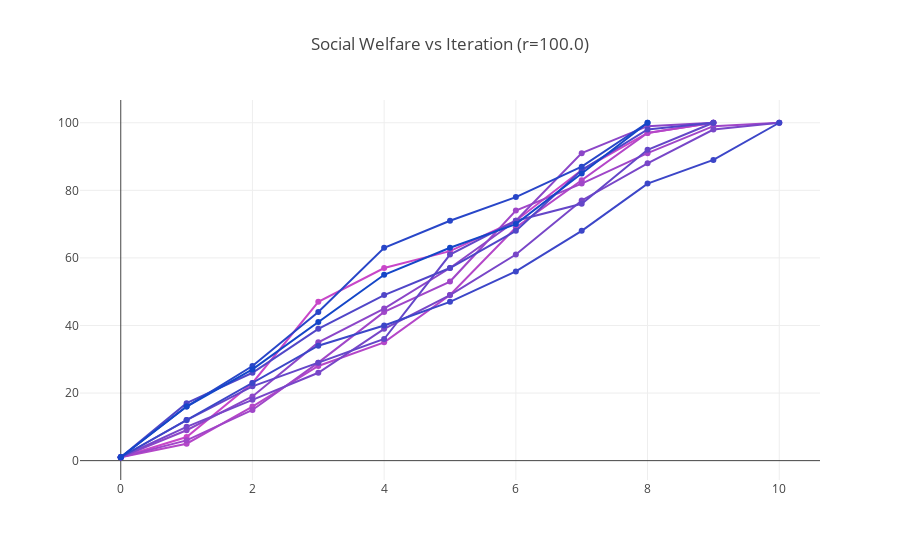
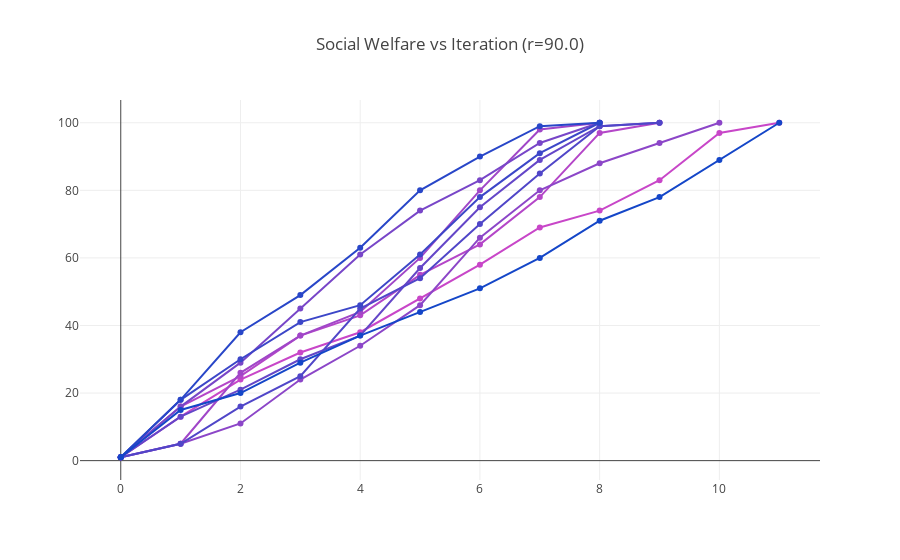
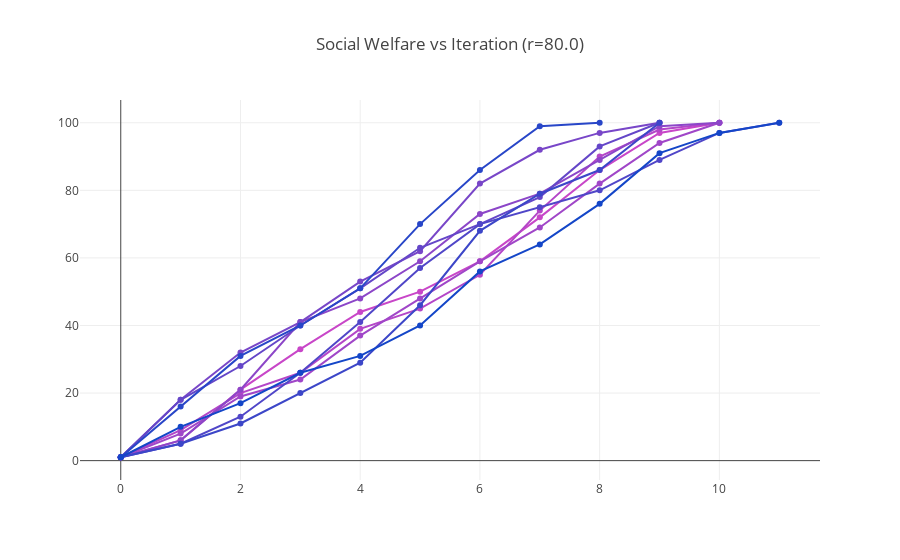
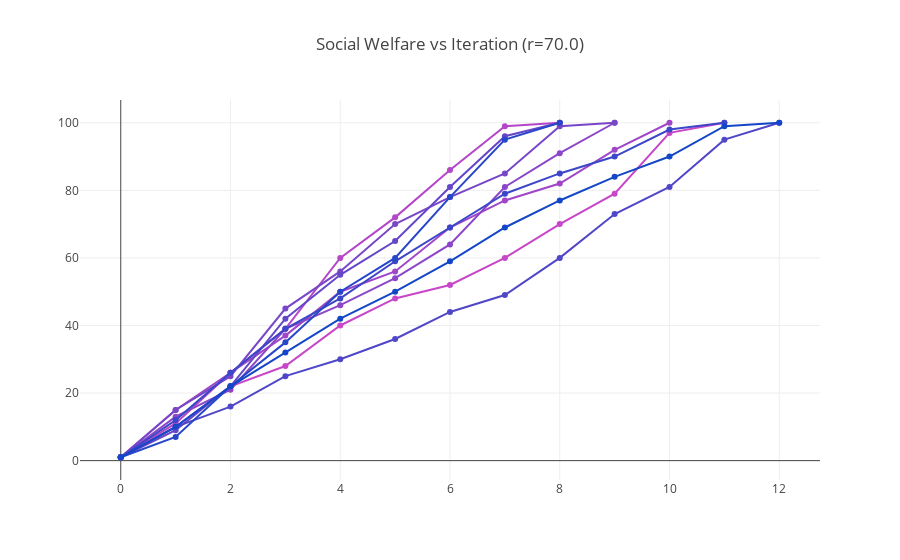

Notebook code for these charts, in order:
### Code cell
for r in np.linspace(100, 0, 10, endpoint=False):
    util_set = []
    for p in np.linspace(1, 0, 10, endpoint=False):
        ring_lat = const_kregular(regularity, num_vertices, p, r)
        simp_ring_lat = reduce_providers_simplest(ring_lat)
        
        sim_g, sim_utils = run_simulation(ring_lat)
        
        global_util = [ sum(it_utils) for it_utils in sim_utils ]
        
        util_set.append((p, global_util))
        
    plot_utils(util_set, r)

### Figure 1 — Plotly figure (JSON) as saved in the notebook; plotly's stock layout.template omitted (floating-point values rounded to 4 significant figures)
{"data": [{"hoverinfo": "text", "hovertext": "p=1.0", "marker": {"color": "rgb(200.0, 70, 200)"}, "mode": "lines+markers", "type": "scatter", "uid": "e048f2da-f511-4530-89e8-c8dea96125d7", "x": [0, 1, 2, 3, 4, 5, 6, 7, 8, 9], "y": [1, 7, 23, 47, 57, 62, 71, 86, 97, 100]}, {"hoverinfo": "text", "hovertext": "p=0.9", "marker": {"color": "rgb(180.0, 70, 200)"}, "mode": "lines+markers", "type": "scatter", "uid": "c130315d-4a69-44f9-a700-04c354f041d4", "x": [0, 1, 2, 3, 4, 5, 6, 7, 8, 9], "y": [1, 5, 16, 28, 35, 49, 69, 83, 97, 100]}, {"hoverinfo": "text", "hovertext": "p=0.8", "marker": {"color": "rgb(160.0, 70, 200)"}, "mode": "lines+markers", "type": "scatter", "uid": "b2e0e147-2092-409c-b106-fe6fbec101b5", "x": [0, 1, 2, 3, 4, 5, 6, 7, 8, 9, 10], "y": [1, 6, 15, 29, 44, 53, 74, 82, 91, 99, 100]}, {"hoverinfo": "text", "hovertext": "p=0.7", "marker": {"color": "rgb(140.0, 70, 200)"}, "mode": "lines+markers", "type": "scatter", "uid": "0934c684-fa30-4b27-ba02-56edca075e1a", "x": [0, 1, 2, 3, 4, 5, 6, 7, 8, 9], "y": [1, 9, 19, 35, 45, 57, 71, 91, 99, 100]}, {"hoverinfo": "text", "hovertext": "p=0.6", "marker": {"color": "rgb(120.0, 70, 200)"}, "mode": "lines+markers", "type": "scatter", "uid": "cb7f5942-fee5-44ad-9d89-1998d1d2be16", "x": [0, 1, 2, 3, 4, 5, 6, 7, 8, 9, 10], "y": [1, 10, 18, 26, 39, 49, 61, 77, 88, 98, 100]}, {"hoverinfo": "text", "hovertext": "p=0.5", "marker": {"color": "rgb(100.0, 70, 200)"}, "mode": "lines+markers", "type": "scatter", "uid": "e8e3dd05-8c80-4672-92c9-718405b27abf", "x": [0, 1, 2, 3, 4, 5, 6, 7, 8, 9], "y": [1, 12, 22, 29, 36, 61, 71, 76, 92, 100]}, {"hoverinfo": "text", "hovertext": "p=0.3999999999999999", "marker": {"color": "rgb(80.0, 70, 200)"}, "mode": "lines+markers", "type": "scatter", "uid": "0ce6efe7-9378-4b64-b561-346eaad49a64", "x": [0, 1, 2, 3, 4, 5, 6, 7, 8, 9], "y": [1, 17, 26, 39, 49, 57, 68, 86, 98, 100]}, {"hoverinfo": "text", "hovertext": "p=0.29999999999999993", "marker": {"color": "rgb(60.0, 70, 200)"}, "mode": "lines+markers", "type": "scatter", "uid": "fc440c86-8260-4b9b-81fa-10eb88626a4c", "x": [0, 1, 2, 3, 4, 5, 6, 7, 8, 9, 10], "y": [1, 12, 23, 34, 40, 47, 56, 68, 82, 89, 100]}, {"hoverinfo": "text", "hovertext": "p=0.19999999999999996", "marker": {"color": "rgb(40.0, 70, 200)"}, "mode": "lines+markers", "type": "scatter", "uid": "77f2e9de-5ce3-4600-9dc1-b15ad85414a6", "x": [0, 1, 2, 3, 4, 5, 6, 7, 8], "y": [1, 16, 28, 44, 63, 71, 78, 87, 100]}, {"hoverinfo": "text", "hovertext": "p=0.09999999999999998", "marker": {"color": "rgb(20.0, 70, 200)"}, "mode": "lines+markers", "type": "scatter", "uid": "45b893ac-4ef4-4110-9578-e1b04e9987e8", "x": [0, 1, 2, 3, 4, 5, 6, 7, 8], "y": [1, 16, 27, 41, 55, 63, 70, 85, 100]}], "layout": {"showlegend": false, "title": {"text": "Social Welfare vs Iteration (r=100.0)"}}}

### Figure 2 — Plotly figure (JSON) as saved in the notebook; plotly's stock layout.template omitted (floating-point values rounded to 4 significant figures)
{"data": [{"hoverinfo": "text", "hovertext": "p=1.0", "marker": {"color": "rgb(200.0, 70, 200)"}, "mode": "lines+markers", "type": "scatter", "uid": "9d31898b-173d-4fb6-aa7a-64d3e888339f", "x": [0, 1, 2, 3, 4, 5, 6, 7, 8, 9, 10, 11], "y": [1, 13, 24, 32, 38, 48, 58, 69, 74, 83, 97, 100]}, {"hoverinfo": "text", "hovertext": "p=0.9", "marker": {"color": "rgb(180.0, 70, 200)"}, "mode": "lines+markers", "type": "scatter", "uid": "741d01f6-b9e9-416e-8293-4ad02780767f", "x": [0, 1, 2, 3, 4, 5, 6, 7, 8, 9], "y": [1, 16, 25, 37, 43, 55, 64, 78, 97, 100]}, {"hoverinfo": "text", "hovertext": "p=0.8", "marker": {"color": "rgb(160.0, 70, 200)"}, "mode": "lines+markers", "type": "scatter", "uid": "56a804dd-ef98-42c4-8020-15b10c0c007a", "x": [0, 1, 2, 3, 4, 5, 6, 7, 8], "y": [1, 5, 26, 37, 44, 60, 80, 98, 100]}, {"hoverinfo": "text", "hovertext": "p=0.7", "marker": {"color": "rgb(140.0, 70, 200)"}, "mode": "lines+markers", "type": "scatter", "uid": "f1c72176-37b1-40fc-a4e4-db7d679ecb78", "x": [0, 1, 2, 3, 4, 5, 6, 7, 8, 9, 10], "y": [1, 5, 11, 24, 34, 46, 66, 80, 88, 94, 100]}, {"hoverinfo": "text", "hovertext": "p=0.6", "marker": {"color": "rgb(120.0, 70, 200)"}, "mode": "lines+markers", "type": "scatter", "uid": "26583040-4c7e-41ff-a04e-7b2abb850b1b", "x": [0, 1, 2, 3, 4, 5, 6, 7, 8], "y": [1, 16, 29, 45, 61, 74, 83, 94, 100]}, {"hoverinfo": "text", "hovertext": "p=0.5", "marker": {"color": "rgb(100.0, 70, 200)"}, "mode": "lines+markers", "type": "scatter", "uid": "9f770a35-0106-4c96-86a1-b8885d650a0b", "x": [0, 1, 2, 3, 4, 5, 6, 7, 8, 9], "y": [1, 13, 21, 30, 37, 57, 75, 89, 99, 100]}, {"hoverinfo": "text", "hovertext": "p=0.3999999999999999", "marker": {"color": "rgb(80.0, 70, 200)"}, "mode": "lines+markers", "type": "scatter", "uid": "434477e1-4183-4f08-a15e-fe9c5480edbc", "x": [0, 1, 2, 3, 4, 5, 6, 7, 8, 9], "y": [1, 5, 16, 25, 45, 54, 70, 85, 99, 100]}, {"hoverinfo": "text", "hovertext": "p=0.29999999999999993", "marker": {"color": "rgb(60.0, 70, 200)"}, "mode": "lines+markers", "type": "scatter", "uid": "30eed059-5b48-4428-9323-90ef3bbed2be", "x": [0, 1, 2, 3, 4, 5, 6, 7, 8], "y": [1, 18, 30, 41, 46, 61, 78, 91, 100]}, {"hoverinfo": "text", "hovertext": "p=0.19999999999999996", "marker": {"color": "rgb(40.0, 70, 200)"}, "mode": "lines+markers", "type": "scatter", "uid": "7485043a-48f9-4209-bd46-44e94c172b8c", "x": [0, 1, 2, 3, 4, 5, 6, 7, 8], "y": [1, 18, 38, 49, 63, 80, 90, 99, 100]}, {"hoverinfo": "text", "hovertext": "p=0.09999999999999998", "marker": {"color": "rgb(20.0, 70, 200)"}, "mode": "lines+markers", "type": "scatter", "uid": "9641295f-67d2-44c6-b2f0-5165aaaf19f4", "x": [0, 1, 2, 3, 4, 5, 6, 7, 8, 9, 10, 11], "y": [1, 15, 20, 29, 37, 44, 51, 60, 71, 78, 89, 100]}], "layout": {"showlegend": false, "title": {"text": "Social Welfare vs Iteration (r=90.0)"}}}

### Figure 3 — Plotly figure (JSON) as saved in the notebook; plotly's stock layout.template omitted (floating-point values rounded to 4 significant figures)
{"data": [{"hoverinfo": "text", "hovertext": "p=1.0", "marker": {"color": "rgb(200.0, 70, 200)"}, "mode": "lines+markers", "type": "scatter", "uid": "a9a070b0-1aa6-49fc-b8c6-410406b7d152", "x": [0, 1, 2, 3, 4, 5, 6, 7, 8, 9, 10], "y": [1, 6, 21, 33, 44, 50, 59, 72, 86, 97, 100]}, {"hoverinfo": "text", "hovertext": "p=0.9", "marker": {"color": "rgb(180.0, 70, 200)"}, "mode": "lines+markers", "type": "scatter", "uid": "76c17c9b-680e-41e6-ab4b-5092c9e1106a", "x": [0, 1, 2, 3, 4, 5, 6, 7, 8, 9, 10], "y": [1, 9, 20, 26, 39, 45, 55, 74, 90, 98, 100]}, {"hoverinfo": "text", "hovertext": "p=0.8", "marker": {"color": "rgb(160.0, 70, 200)"}, "mode": "lines+markers", "type": "scatter", "uid": "0136989a-b571-49aa-91e6-0fe86856ff44", "x": [0, 1, 2, 3, 4, 5, 6, 7, 8, 9, 10], "y": [1, 8, 19, 24, 37, 48, 59, 69, 82, 94, 100]}, {"hoverinfo": "text", "hovertext": "p=0.7", "marker": {"color": "rgb(140.0, 70, 200)"}, "mode": "lines+markers", "type": "scatter", "uid": "4733d1aa-ce9f-4102-999b-dad999493d1c", "x": [0, 1, 2, 3, 4, 5, 6, 7, 8, 9, 10], "y": [1, 6, 21, 41, 48, 59, 73, 79, 89, 99, 100]}, {"hoverinfo": "text", "hovertext": "p=0.6", "marker": {"color": "rgb(120.0, 70, 200)"}, "mode": "lines+markers", "type": "scatter", "uid": "ca80466f-e7ba-4e0d-af3e-9916ddeee3c0", "x": [0, 1, 2, 3, 4, 5, 6, 7, 8, 9], "y": [1, 18, 32, 41, 53, 62, 82, 92, 97, 100]}, {"hoverinfo": "text", "hovertext": "p=0.5", "marker": {"color": "rgb(100.0, 70, 200)"}, "mode": "lines+markers", "type": "scatter", "uid": "8c2dfe7b-0ebb-45d8-b0c1-6124914b8bfb", "x": [0, 1, 2, 3, 4, 5, 6, 7, 8, 9], "y": [1, 18, 28, 40, 51, 63, 70, 78, 93, 100]}, {"hoverinfo": "text", "hovertext": "p=0.3999999999999999", "marker": {"color": "rgb(80.0, 70, 200)"}, "mode": "lines+markers", "type": "scatter", "uid": "d9a1a008-8d8e-459f-9e2b-2a8a9c48a349", "x": [0, 1, 2, 3, 4, 5, 6, 7, 8, 9, 10, 11], "y": [1, 5, 13, 26, 41, 57, 70, 75, 80, 89, 97, 100]}, {"hoverinfo": "text", "hovertext": "p=0.29999999999999993", "marker": {"color": "rgb(60.0, 70, 200)"}, "mode": "lines+markers", "type": "scatter", "uid": "285f80e9-0211-4e36-aedb-cc689234cba1", "x": [0, 1, 2, 3, 4, 5, 6, 7, 8, 9], "y": [1, 5, 11, 20, 29, 46, 68, 79, 86, 100]}, {"hoverinfo": "text", "hovertext": "p=0.19999999999999996", "marker": {"color": "rgb(40.0, 70, 200)"}, "mode": "lines+markers", "type": "scatter", "uid": "e684d5ce-8ea0-4e54-9643-e85c92a4287d", "x": [0, 1, 2, 3, 4, 5, 6, 7, 8], "y": [1, 16, 31, 40, 51, 70, 86, 99, 100]}, {"hoverinfo": "text", "hovertext": "p=0.09999999999999998", "marker": {"color": "rgb(20.0, 70, 200)"}, "mode": "lines+markers", "type": "scatter", "uid": "40092f81-e9fd-4b67-8166-6156ae2f891a", "x": [0, 1, 2, 3, 4, 5, 6, 7, 8, 9, 10, 11], "y": [1, 10, 17, 26, 31, 40, 56, 64, 76, 91, 97, 100]}], "layout": {"showlegend": false, "title": {"text": "Social Welfare vs Iteration (r=80.0)"}}}

### Figure 4 — Plotly figure (JSON) as saved in the notebook; plotly's stock layout.template omitted (floating-point values rounded to 4 significant figures)
{"data": [{"hoverinfo": "text", "hovertext": "p=1.0", "marker": {"color": "rgb(200.0, 70, 200)"}, "mode": "lines+markers", "type": "scatter", "uid": "f5c5a99c-6316-47cb-9dcc-5c0d3a934f46", "x": [0, 1, 2, 3, 4, 5, 6, 7, 8, 9, 10, 11], "y": [1, 10, 22, 28, 40, 48, 52, 60, 70, 79, 97, 100]}, {"hoverinfo": "text", "hovertext": "p=0.9", "marker": {"color": "rgb(180.0, 70, 200)"}, "mode": "lines+markers", "type": "scatter", "uid": "5e7b8389-8b17-4517-a75d-4d2b7472b53e", "x": [0, 1, 2, 3, 4, 5, 6, 7, 8], "y": [1, 11, 26, 39, 60, 72, 86, 99, 100]}, {"hoverinfo": "text", "hovertext": "p=0.8", "marker": {"color": "rgb(160.0, 70, 200)"}, "mode": "lines+markers", "type": "scatter", "uid": "df7e8283-d91e-45e5-bc7a-424a11a42e50", "x": [0, 1, 2, 3, 4, 5, 6, 7, 8, 9, 10], "y": [1, 15, 26, 37, 50, 56, 69, 77, 82, 92, 100]}, {"hoverinfo": "text", "hovertext": "p=0.7", "marker": {"color": "rgb(140.0, 70, 200)"}, "mode": "lines+markers", "type": "scatter", "uid": "6056f355-799c-4051-b9f7-e8ee2c038f84", "x": [0, 1, 2, 3, 4, 5, 6, 7, 8, 9], "y": [1, 13, 21, 39, 46, 54, 64, 81, 91, 100]}, {"hoverinfo": "text", "hovertext": "p=0.6", "marker": {"color": "rgb(120.0, 70, 200)"}, "mode": "lines+markers", "type": "scatter", "uid": "d2146f3f-a1ca-465f-b5ec-137d422d290f", "x": [0, 1, 2, 3, 4, 5, 6, 7, 8, 9], "y": [1, 15, 25, 45, 56, 70, 78, 85, 99, 100]}, {"hoverinfo": "text", "hovertext": "p=0.5", "marker": {"color": "rgb(100.0, 70, 200)"}, "mode": "lines+markers", "type": "scatter", "uid": "d4dc3931-87e9-42c2-876f-b70469f0df25", "x": [0, 1, 2, 3, 4, 5, 6, 7, 8], "y": [1, 9, 22, 42, 55, 65, 81, 96, 100]}, {"hoverinfo": "text", "hovertext": "p=0.3999999999999999", "marker": {"color": "rgb(80.0, 70, 200)"}, "mode": "lines+markers", "type": "scatter", "uid": "234adf9f-8694-4808-b705-86cabb95081e", "x": [0, 1, 2, 3, 4, 5, 6, 7, 8, 9, 10, 11, 12], "y": [1, 10, 16, 25, 30, 36, 44, 49, 60, 73, 81, 95, 100]}, {"hoverinfo": "text", "hovertext": "p=0.29999999999999993", "marker": {"color": "rgb(60.0, 70, 200)"}, "mode": "lines+markers", "type": "scatter", "uid": "52483f77-ad1d-4adf-a243-123e86dce477", "x": [0, 1, 2, 3, 4, 5, 6, 7, 8, 9, 10, 11], "y": [1, 12, 26, 39, 48, 59, 69, 79, 85, 90, 98, 100]}, {"hoverinfo": "text", "hovertext": "p=0.19999999999999996", "marker": {"color": "rgb(40.0, 70, 200)"}, "mode": "lines+markers", "type": "scatter", "uid": "3592cdd7-8f5f-4734-888d-25410cd3c808", "x": [0, 1, 2, 3, 4, 5, 6, 7, 8], "y": [1, 7, 22, 35, 50, 60, 78, 95, 100]}, {"hoverinfo": "text", "hovertext": "p=0.09999999999999998", "marker": {"color": "rgb(20.0, 70, 200)"}, "mode": "lines+markers", "type": "scatter", "uid": "984809de-790e-41b5-8e23-8f3cb6accca5", "x": [0, 1, 2, 3, 4, 5, 6, 7, 8, 9, 10, 11, 12], "y": [1, 10, 22, 32, 42, 50, 59, 69, 77, 84, 90, 99, 100]}], "layout": {"showlegend": false, "title": {"text": "Social Welfare vs Iteration (r=70.0)"}}}
